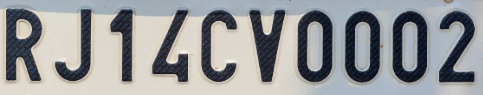
#> input picture number_plates/1.png, 483 x 95 px, found by its file name; its folder holds only this picture in this run
$ python extracting.py
#> lines starting #> are read from the running program, lines starting #| are printed output that depends on the picture
import os
import pytesseract
from PIL import Image
import csv
import re
from datetime import datetime

# Set Tesseract OCR path
pytesseract.pytesseract.tesseract_cmd = r'c:\Program Files\Tesseract-OCR\tesseract.exe'

def extract_text_from_image(image_path):
    try:
        image = Image.open(image_path)
#> image is the input picture: PIL image 483x95 RGBA; mean R, G, B, A 149.7, 151.5, 153, 255
        # Pre-processing for clearer images
        image = image.resize((image.width * 2, image.height * 2))
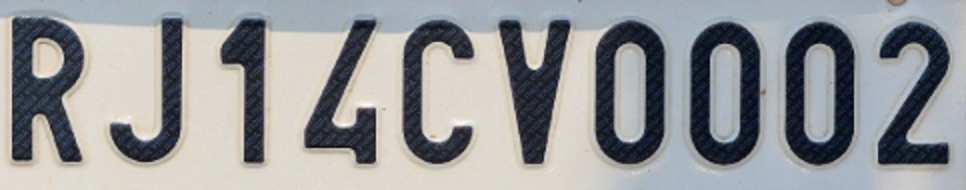
#> image: PIL image 966x190 RGBA; mean R, G, B, A 149.7, 151.5, 153, 255
        image = image.convert("L")
#> image: PIL image 966x190 L
        extracted_text = pytesseract.image_to_string(image, lang='eng', config='--psm 6')
        # Remove spaces and special characters to format as a single string
        cleaned_text = re.sub(r'[^A-Za-z0-9]', '', extracted_text)

        # Remove "AL" prefix if it exists
        if cleaned_text.startswith('AL'):
            cleaned_text = cleaned_text[2:]  # Remove the first 2 characters

        return cleaned_text.strip()
    except Exception as e:
        print(f"Error processing {image_path}: {e}")
        return None

def get_image_datetime(image_path):
    try:
        image = Image.open(image_path)
        exif_data = image._getexif()
        if exif_data and 36867 in exif_data:
            datetime_str = exif_data[36867]
            return datetime.strptime(datetime_str, "%Y:%m:%d %H:%M:%S").strftime("%Y-%m-%d %H:%M:%S")
    except Exception as e:
        print(f"Error getting date/time for {image_path}: {e}")
    return datetime.now().strftime("%Y-%m-%d %H:%M:%S")

def process_images_in_folder(folder_path, output_csv):
    image_extensions = ('.png', '.jpg', '.jpeg')
    extracted_data = []
    seen_plates = set()  # Set to track unique number plates

    print("\nExtracted Data:\n")
    print(f"{'Image Name':<30} {'Number Plate':<20} {'Date/Time'}")
    print("=" * 80)

    for filename in os.listdir(folder_path):
        if filename.lower().endswith(image_extensions):
            image_path = os.path.join(folder_path, filename)
            text = extract_text_from_image(image_path)
            timestamp = get_image_datetime(image_path)

            if text:
                # Check if this number plate has been seen before
                if text not in seen_plates:
                    seen_plates.add(text)  # Add to set of seen plates
                    extracted_data.append([filename, text, timestamp])
                    print(f"{filename:<30} {text:<20} {timestamp}")  # Display in command prompt
                else:
                    print(f"{filename:<30} {text:<20} {timestamp} (DUPLICATE - Skipped)")

    # Save extracted text to CSV
    with open(output_csv, mode='w', newline='', encoding='utf-8') as file:
        writer = csv.writer(file)
        writer.writerow(["Image Name", "Number Plate", "Date/Time"])
        writer.writerows(extracted_data)

    print("\nExtraction completed. Results saved in", output_csv)
    print(f"Total unique number plates found: {len(extracted_data)}")

if __name__ == "__main__":
    folder_path = r"D:\HELMET_DETECTION_PROJECT\Helmet-Detection-System\number_plates"
    output_csv = r"D:\HELMET_DETECTION_PROJECT\Helmet-Detection-System\extracted_text.csv"
    process_images_in_folder(folder_path, output_csv)

$ run again, on number_plates/5.png
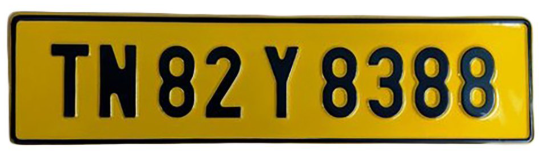
#> input picture number_plates/5.png, 543 x 151 px, found by its file name
#> in extract_text_from_image, image is the input picture: PIL image 543x151 RGBA; mean R, G, B, A 158.3, 137.6, 57.8, 255
#> in extract_text_from_image, `image = image.resize((image.width * 2, image.height * 2))`:
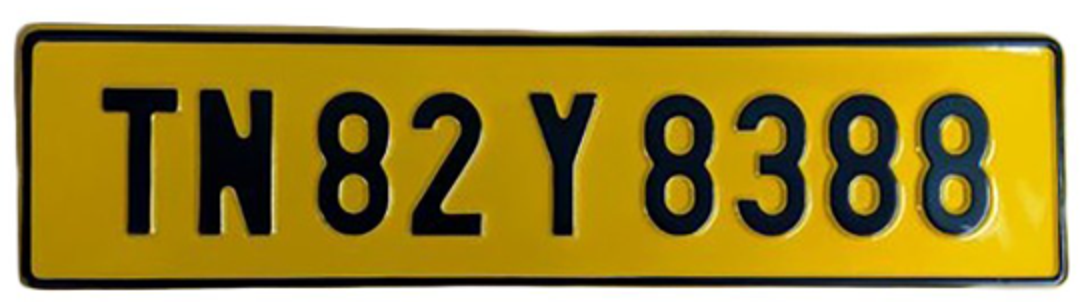
#> image: PIL image 1086x302 RGBA; mean R, G, B, A 158.3, 137.6, 57.8, 255
#> in extract_text_from_image, `image = image.convert("L")`:
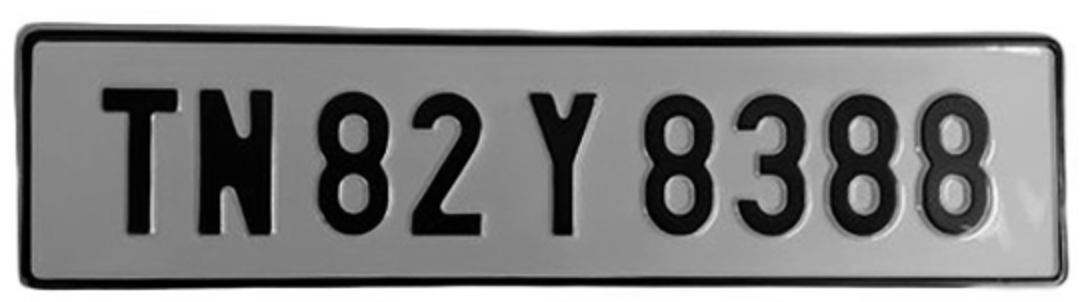
#> image: PIL image 1086x302 L; min 0, max 255, mean 134.7

$ run again, on number_plates/3.png
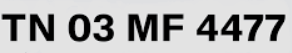
#> input picture number_plates/3.png, 292 x 53 px, found by its file name
#> in extract_text_from_image, image is the input picture: PIL image 292x53 RGBA; mean R, G, B, A 179.7, 179.8, 180, 255
#> in extract_text_from_image, `image = image.resize((image.width * 2, image.height * 2))`:
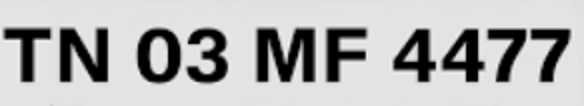
#> image: PIL image 584x106 RGBA; mean R, G, B, A 179.9, 180, 180.3, 255

$ run again, on number_plates/4.png
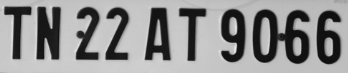
#> input picture number_plates/4.png, 348 x 73 px, found by its file name
#> in extract_text_from_image, image is the input picture: PIL image 348x73 RGBA; mean R, G, B, A 143.2, 143.2, 143.2, 255
#> in extract_text_from_image, `image = image.resize((image.width * 2, image.height * 2))`:
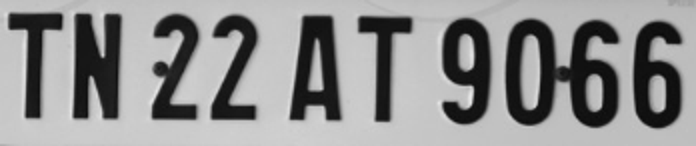
#> image: PIL image 696x146 RGBA; mean R, G, B, A 143.2, 143.2, 143.2, 255
